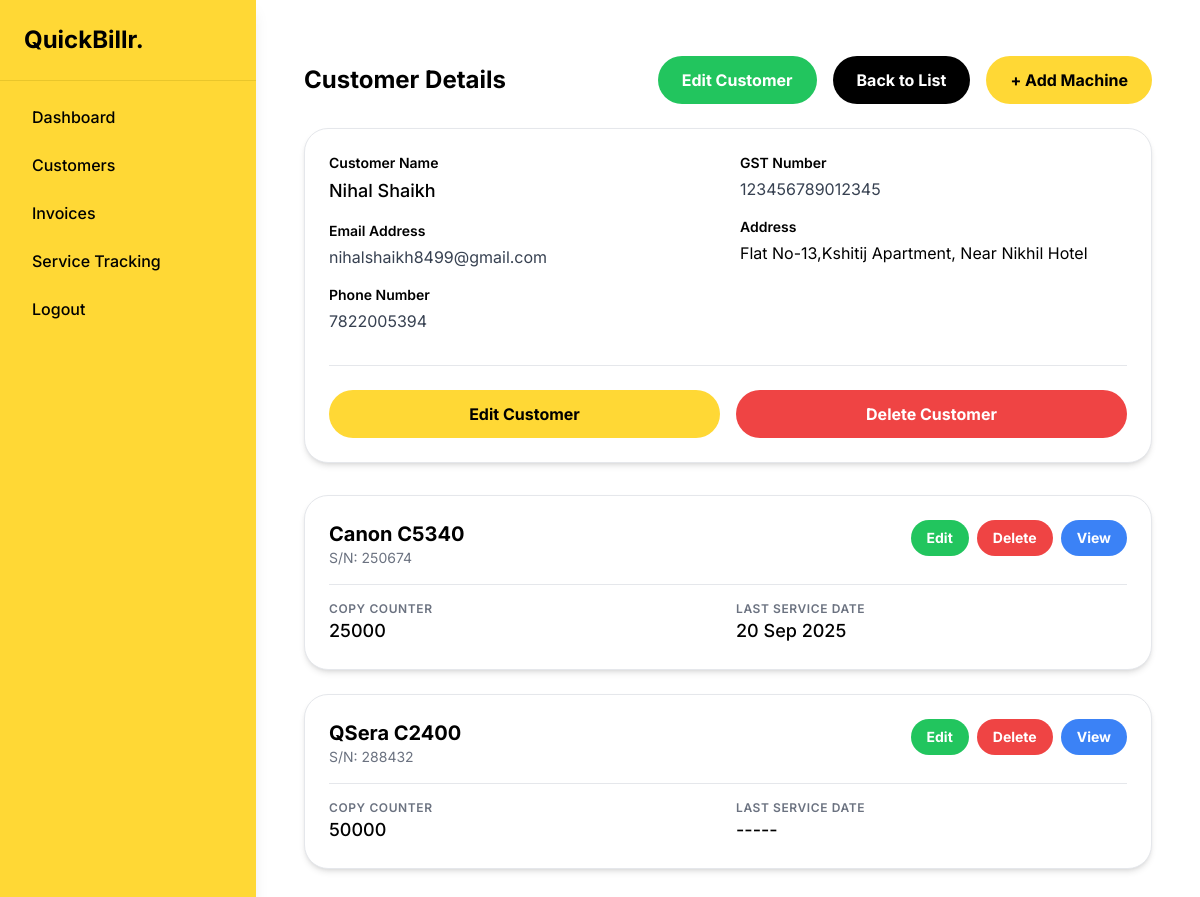
Page /customers/18/ (signed in) on the committed database.
### billapp/models.py (models this page shows, shortened)
class Customer(models.Model):
    name = models.CharField(max_length=255)
    email = models.EmailField()
    phone = models.CharField(max_length=15)
    address = models.TextField()
    gst_number = models.CharField(max_length=15)

class Machines(models.Model):
    MACHINE_TYPES = [
        ("PHOTOCOPIER", "Photocopier"),
        ("PRINTER_LASER", "Laser Printer"),
        ("PRINTER_INKJET", "Inkjet Printer"),
        ("MFD", "Multifunction Device"),
        ("SCANNER", "Scanner"),
        ("FAX", "Fax Machine"),
    ]
    machine_name = models.CharField(max_length=255)
    machine_type = models.CharField(max_length=50, choices=MACHINE_TYPES)
    serial_number = models.CharField(max_length=255, unique=True)
    purchase_date = models.DateField()
    warranty_expiry = models.DateField()
    customer = models.ForeignKey(Customer, on_delete=models.CASCADE)
    copy_counter = models.PositiveIntegerField(default=0)

class ServiceNote(models.Model):
    machine = models.ForeignKey(
        'Machines',
        on_delete=models.CASCADE,
        related_name='service_notes'
    )
    date_of_service = models.DateField()
    note = models.TextField()
    serviceman_name = models.CharField(max_length=255, blank=True)
    fee_charged = models.DecimalField(max_digits=10, decimal_places=2, default=0)
    copy_counter_at_service = models.PositiveIntegerField(default=0)
    created_at = models.DateTimeField(auto_now_add=True)
    class Meta:
        ordering = ['-created_at']

### billapp/views.py (the view)
# urls.py: path('customers/<int:pk>/', CustomerDetailView.as_view(), name='customer_detail'),
class CustomerDetailView(LoginRequiredMixin, DetailView):
    model = Customer
    template_name = 'customers/customer_detail.html'
    context_object_name = 'customer'

### billapp/templates/customers/customer_detail.html
{% extends "base.html" %}
{% load static %}
{% block content %}
<div class="bg-white text-black min-h-screen">
  <div class="max-w-4xl mx-auto px-4 py-6">
    <div class="flex flex-col md:flex-row justify-between items-center mb-6">
      <h1 class="text-2xl font-bold text-black mb-4 md:mb-0">Customer Details</h1>
      <div class="flex gap-4">
        <a href="{% url 'customer_update' customer.pk %}" class="bg-green-500 text-white font-bold px-6 py-3 rounded-full hover:bg-green-600 transition">
          Edit Customer
        </a>
        <a href="{% url 'customer_list' %}" class="bg-black text-white font-bold px-6 py-3 rounded-full hover:bg-gray-800 transition">
          Back to List
        </a>
                <a href="{% url 'add_machine' customer.pk %}" class="bg-yellow-500 text-black font-bold px-6 py-3 rounded-full hover:bg-yellow-600 transition">
            + Add Machine
        </a>
      </div>
    </div>
    <div class="bg-white border border-gray-200 shadow-md p-6 rounded-[24px]">
      <div class="grid md:grid-cols-2 gap-6">
        <div class="space-y-4">
          <div>
            <label class="block text-sm font-semibold text-black mb-1">Customer Name</label>
            <p class="text-lg font-medium">{{ customer.name }}</p>
          </div>
          <div>
            <label class="block text-sm font-semibold text-black mb-1">Email Address</label>
            <p class="text-gray-700">{{ customer.email }}</p>
          </div>
          <div>
            <label class="block text-sm font-semibold text-black mb-1">Phone Number</label>
            <p class="text-gray-700">{{ customer.phone }}</p>
          </div>
        </div>
        <div class="space-y-4">
          <div>
            <label class="block text-sm font-semibold text-black mb-1">GST Number</label>
            <p class="text-gray-700">{{ customer.gst_number|default:"Not provided" }}</p>
          </div>
          <div>
            <label class="block text-sm font-semibold text-black mb-1">Address</label>
            <p class="text-gray-700">{{ customer.address|linebreaks }}</p>
          </div>
        </div>
      </div>
      <div class="flex flex-col md:flex-row gap-4 mt-8 pt-6 border-t border-gray-200">
        <a href="{% url 'customer_update' customer.pk %}" class="flex-1 bg-yellow-500 text-black font-bold text-center py-3 rounded-full hover:bg-yellow-600 transition">
          Edit Customer
        </a>
        <a href="{% url 'customer_delete' customer.pk %}" class="flex-1 bg-red-500 text-white font-bold text-center py-3 rounded-full hover:bg-red-600 transition">
          Delete Customer
        </a>
      </div>
    </div>
    <div class="space-y-6 mt-8">
        {% for machine in customer.machines_set.all %}
            <div class="bg-white border border-gray-200 shadow-md p-6 rounded-[24px]">
                <div class="flex justify-between items-start mb-4">
                    <div>
                        <h3 class="text-xl font-bold text-black">{{ machine.machine_name }}</h3>
                        <p class="text-sm text-gray-500">S/N: {{ machine.serial_number }}</p>
                    </div>
                    <div class="flex gap-2">
                        <a href="{% url 'machine_update' machine.pk %}" class="bg-green-500 text-white font-bold px-4 py-2 rounded-full hover:bg-green-600 transition text-sm">
                            Edit
                        </a>
                        <a href="{% url 'machine_delete' machine.pk %}" class="bg-red-500 text-white font-bold px-4 py-2 rounded-full hover:bg-red-600 transition text-sm">
                            Delete
                        </a>
                       <a href="{% url 'machine_detail' machine.pk %}" class="bg-blue-500 text-white font-bold px-4 py-2 rounded-full hover:bg-blue-600 transition text-sm">
                            View
                        </a>
                    </div>
                </div>
                <div class="grid grid-cols-1 md:grid-cols-2 gap-4 pt-4 border-t border-gray-200">
                    <div>
                        <label class="block text-xs font-semibold text-gray-500 uppercase tracking-wider">Copy Counter</label>
                        <p class="text-lg font-medium text-black">{{ machine.copy_counter|default:"0" }}</p>
                    </div>
                    <div>
                        <label class="block text-xs font-semibold text-gray-500 uppercase tracking-wider">Last Service Date</label>
                        <p class="text-lg font-medium text-black">
                            {% if machine.service_notes.first %}
                                {{ machine.service_notes.first.date_of_service|date:"d M Y" }}
                            {% else %}
                                -----
                            {% endif %}
                        </p>
                    </div>
                </div>
            </div>
        {% empty %}
            <div class="bg-gray-50 border border-gray-200 text-center p-6 rounded-[24px]">
                <p class="text-gray-600">This customer does not have any machines registered yet.</p>
            </div>
        {% endfor %}
    </div>
  </div>
</div>
{% endblock %}

### rows in the picture
Customer: name "Nihal Shaikh", email "nihalshaikh8499@gmail.com", phone "7822005394", gst_number "123456789012345", address "Flat No-13,Kshitij Apartment, Near Nikhil Hotel"
Machines: machine_name "Canon C5340", serial_number "250674", copy_counter "25000", service_notes.first.date_of_service "20 Sep 2025"
Machines: machine_name "QSera C2400", serial_number "288432", copy_counter "50000"
